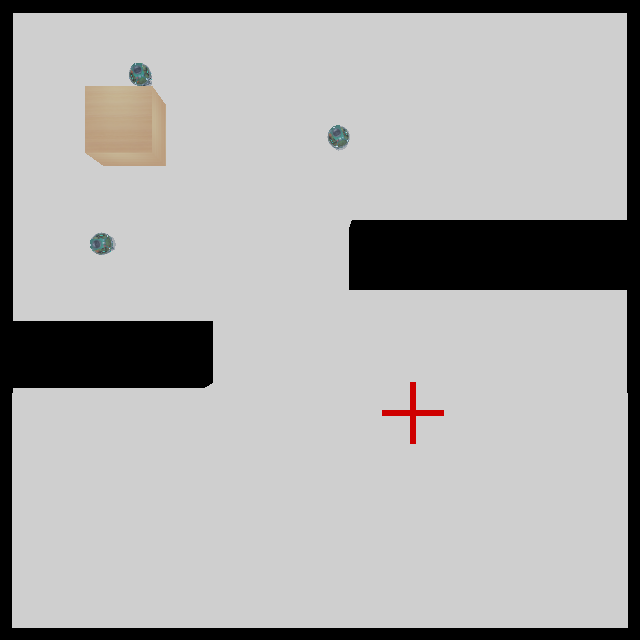
#> input picture controllers/swarm_supervisor/Environment.png, 640 x 640 px, found by its file name
$ python path_planning.py
#> lines starting #> are read from the running program, lines starting #| are printed output that depends on the picture; after the words box and inside, x2 and y2 are one past the last pixel; in counts of white or black regions, pixels touching at a corner belong together
### controllers/swarm_supervisor/camera_Image.py
import cv2
import numpy as np
from scipy import ndimage
from matplotlib import pyplot as plt
from mpl_toolkits.mplot3d import Axes3D
from matplotlib import cm
from swarm_supervisor_calculation import *
# from PIL import Image
# import ImageDraw


RESOLUTION = 640
SIZE = 2
Box_D = 0.2
goal_position = [20, 120]
sum = []
k = 0
esp = 10**(-10)

def transfer_to_baw_image(path):
    image = cv2.imread(path)
#> image is the input picture: shape (640, 640, 3); mean B, G, R 172.8, 173.2, 173.9
    # cv2.imshow("image", image)
    gray = cv2.cvtColor(image, cv2.COLOR_BGR2GRAY)
    (thresh, blackAndWhiteImage) = cv2.threshold(gray, 60, 255, cv2.THRESH_BINARY) ## 0 is black, 1 is white
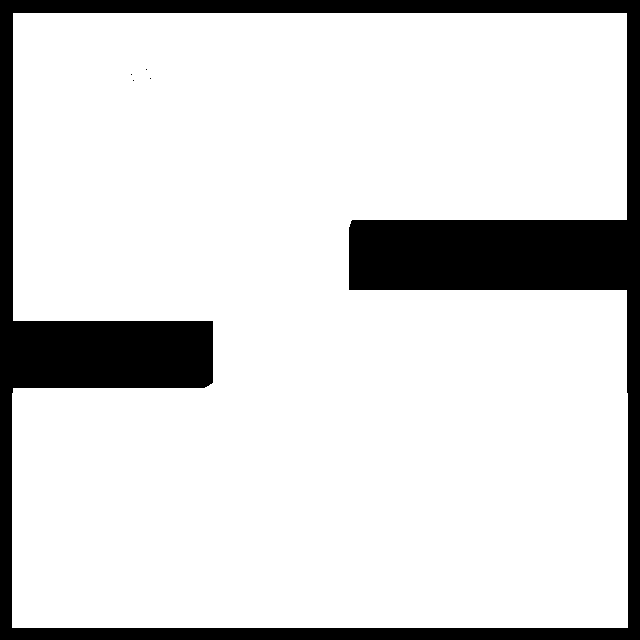
#> blackAndWhiteImage: shape (640, 640); 84.3% white; 5 black regions (4 under 20 px), largest, box (x1, y1, x2, y2) and area: (0, 0, 640, 640) 64346
    cv2.imwrite("Black_white_image.png", blackAndWhiteImage)
    cv2.waitKey(0)
    return blackAndWhiteImage

# [10 lines left out: function plot_transfer_to_baw_image, not called in this run]


def repulsive(image_array, nu, threshold_repulsive,goal_position):
    distance_array = ndimage.distance_transform_edt(image_array)
    normal_array = (distance_array/30)+1
    # print("normal_array: ", normal_array[70])
    # normal_array = SIZE/RESOLUTION*distance_array
    repulsize = nu * (1/normal_array - 1/threshold_repulsive)**2
    # repulsize[normal_array != 1] = repulsize[normal_array] + 1
    repulsize[ normal_array > threshold_repulsive] = 0
    goal_position = [int(round(goal_position[0])), int(round(goal_position[1]))]
    repulsize[goal_position[0]][goal_position[1]]=0
    return repulsize

def attractive(output, goal_position, omega):
    x = np.arange(0, output.shape[0], 1)
    y = np.arange(0, output.shape[1], 1)
    yy1, xx1 = np.meshgrid(x, y)
    goal_position = [int(round(goal_position[0])), int(round(goal_position[1]))]
    attractive = omega * ((xx1-goal_position[0])**2+(yy1-goal_position[1])**2)
    return attractive

def resize(blackAndWhiteImage, percent):
#> called with percent = 25
    image = blackAndWhiteImage
    scale_percent = percent
    # calculate the 50 percent of original dimensions
    width = int(image.shape[1] * scale_percent / 100)
#> width = 160
    height = int(image.shape[0] * scale_percent / 100)
#> height = 160
    dsize = (width, height)
#> dsize = (160, 160)
    output = cv2.resize(image, dsize)
    return output

def field_creation(path, goal_position):
    print("c")
    print(path)
    blackAndWhiteImage = transfer_to_baw_image(path)
    output = resize(blackAndWhiteImage, 25)
    output[output > 0] = 1
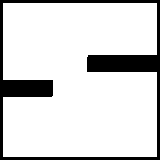
#> output: shape (160, 160); values 0 (black) and 1 (white), 84.7% white; 1 black region, box (x1, y1, x2, y2) and area: (0, 0, 160, 160) 3921
    distance_array = ndimage.distance_transform_edt(output)
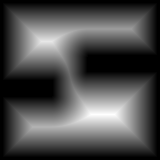
#> distance_array: shape (160, 160) float64; min 0, max 43, mean 13.1; drawn with min black and max white
    rep = repulsive(output, 400, 2, goal_position)
#> in repulsive, `repulsize = nu * (1/normal_array - 1/threshold_repulsive)**2`:
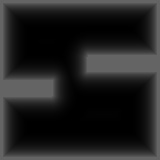
#> repulsize: shape (160, 160) float64; min 0, max 100, mean 35
#> in repulsive, `repulsize[ normal_array > threshold_repulsive] = 0`: repulsize: shape (160, 160) float64; 7.22% of pixels changed, all inside (x1, y1, x2, y2) = (33, 33, 127, 127)
#> in repulsive, `repulsize[goal_position[0]][goal_position[1]]=0`: repulsize: shape (160, 160) float64; min 0, max 100, mean 35
    att = attractive(output, goal_position, 1/100)
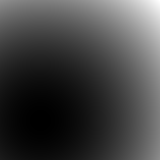
#> att: shape (160, 160) float64; min 0, max 285.6, mean 74.7; drawn with min black and max white
    field = rep + att
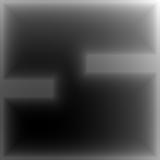
#> field: shape (160, 160) float64; min 0, max 385.6, mean 109.7; drawn with min black and max white
    return field, att, rep, distance_array

def distance_cost(position_A, position_B):
    distance_twoPosition = np.sqrt(pow((position_A[0] - position_B[0]), 2) + pow((position_A[1] - position_B[1]), 2))
    return distance_twoPosition

# [33 lines that do not run on import are left out]

### controllers/swarm_supervisor/path_planning.py
import numpy as np
from camera_Image import *
from scipy.signal import argrelextrema
import random

start_coords = [30, 30]
end_coords = [120, 40]
max_its = 2000


# [15 lines left out: function find2D_array_localminimum, not called in this run]

def ismember(A, B):
    return np.array([(a == B).all() for a in A]).any()

# [135 lines left out: functions interpolation, detected_obstacle, improved_path, gradient_based_planner, not called in this run]

if __name__ == '__main__':
    path = 'C:/Users/Administrator/PycharmProjects/APF_path planning/new_obstacle_environment_version2/controllers/swarm_supervisor/Environment.png'
#> (the run stopped early here; a loop or call above may not have finished)
